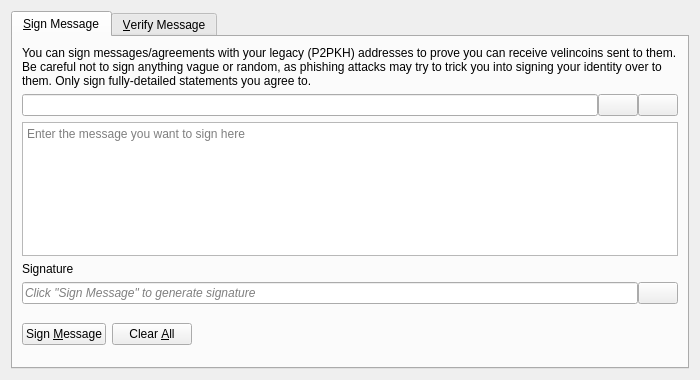
<?xml version="1.0" encoding="UTF-8"?>
<ui version="4.0">
 <class>SignVerifyMessageDialog</class>
 <widget class="QDialog" name="SignVerifyMessageDialog">
  <property name="geometry">
   <rect>
    <x>0</x>
    <y>0</y>
    <width>700</width>
    <height>380</height>
   </rect>
  </property>
  <property name="windowTitle">
   <string>Signatures - Sign / Verify a Message</string>
  </property>
  <property name="modal">
   <bool>true</bool>
  </property>
  <layout class="QVBoxLayout" name="verticalLayout">
   <item>
    <widget class="QTabWidget" name="tabWidget">
     <property name="currentIndex">
      <number>0</number>
     </property>
     <widget class="QWidget" name="tabSignMessage">
      <attribute name="title">
       <string>&amp;Sign Message</string>
      </attribute>
      <layout class="QVBoxLayout" name="verticalLayout_SM">
       <item>
        <widget class="QLabel" name="infoLabel_SM">
         <property name="text">
          <string>You can sign messages/agreements with your legacy (P2PKH) addresses to prove you can receive velincoins sent to them. Be careful not to sign anything vague or random, as phishing attacks may try to trick you into signing your identity over to them. Only sign fully-detailed statements you agree to.</string>
         </property>
         <property name="textFormat">
          <enum>Qt::PlainText</enum>
         </property>
         <property name="wordWrap">
          <bool>true</bool>
         </property>
        </widget>
       </item>
       <item>
        <layout class="QHBoxLayout" name="horizontalLayout_1_SM">
         <property name="spacing">
          <number>0</number>
         </property>
         <item>
          <widget class="QValidatedLineEdit" name="addressIn_SM">
           <property name="toolTip">
            <string>The Velincoin address to sign the message with</string>
           </property>
          </widget>
         </item>
         <item>
          <widget class="QPushButton" name="addressBookButton_SM">
           <property name="toolTip">
            <string>Choose previously used address</string>
           </property>
           <property name="text">
            <string/>
           </property>
           <property name="icon">
            <iconset resource="../bitcoin.qrc">
             <normaloff>:/icons/address-book</normaloff>:/icons/address-book</iconset>
           </property>
           <property name="shortcut">
            <string>Alt+A</string>
           </property>
           <property name="autoDefault">
            <bool>false</bool>
           </property>
          </widget>
         </item>
         <item>
          <widget class="QPushButton" name="pasteButton_SM">
           <property name="toolTip">
            <string>Paste address from clipboard</string>
           </property>
           <property name="text">
            <string/>
           </property>
           <property name="icon">
            <iconset resource="../bitcoin.qrc">
             <normaloff>:/icons/editpaste</normaloff>:/icons/editpaste</iconset>
           </property>
           <property name="shortcut">
            <string>Alt+P</string>
           </property>
           <property name="autoDefault">
            <bool>false</bool>
           </property>
          </widget>
         </item>
        </layout>
       </item>
       <item>
        <widget class="QPlainTextEdit" name="messageIn_SM">
         <property name="toolTip">
          <string>Enter the message you want to sign here</string>
         </property>
         <property name="placeholderText">
          <string>Enter the message you want to sign here</string>
         </property>
        </widget>
       </item>
       <item>
        <widget class="QLabel" name="signatureLabel_SM">
         <property name="text">
          <string>Signature</string>
         </property>
         <property name="textFormat">
          <enum>Qt::PlainText</enum>
         </property>
        </widget>
       </item>
       <item>
        <layout class="QHBoxLayout" name="horizontalLayout_2_SM">
         <property name="spacing">
          <number>0</number>
         </property>
         <item>
          <widget class="QLineEdit" name="signatureOut_SM">
           <property name="placeholderText">
            <string>Click "Sign Message" to generate signature</string>
           </property>
           <property name="font">
            <font>
             <italic>true</italic>
            </font>
           </property>
           <property name="readOnly">
            <bool>true</bool>
           </property>
          </widget>
         </item>
         <item>
          <widget class="QPushButton" name="copySignatureButton_SM">
           <property name="toolTip">
            <string>Copy the current signature to the clipboard</string>
           </property>
           <property name="text">
            <string/>
           </property>
           <property name="icon">
            <iconset resource="../bitcoin.qrc">
             <normaloff>:/icons/editcopy</normaloff>:/icons/editcopy</iconset>
           </property>
           <property name="autoDefault">
            <bool>false</bool>
           </property>
          </widget>
         </item>
        </layout>
       </item>
       <item>
        <layout class="QHBoxLayout" name="horizontalLayout_3_SM">
         <item>
          <widget class="QPushButton" name="signMessageButton_SM">
           <property name="toolTip">
            <string>Sign the message to prove you own this Velincoin address</string>
           </property>
           <property name="text">
            <string>Sign &amp;Message</string>
           </property>
           <property name="icon">
            <iconset resource="../bitcoin.qrc">
             <normaloff>:/icons/edit</normaloff>:/icons/edit</iconset>
           </property>
           <property name="autoDefault">
            <bool>false</bool>
           </property>
          </widget>
         </item>
         <item>
          <widget class="QPushButton" name="clearButton_SM">
           <property name="toolTip">
            <string>Reset all sign message fields</string>
           </property>
           <property name="text">
            <string>Clear &amp;All</string>
           </property>
           <property name="icon">
            <iconset resource="../bitcoin.qrc">
             <normaloff>:/icons/remove</normaloff>:/icons/remove</iconset>
           </property>
           <property name="autoDefault">
            <bool>false</bool>
           </property>
          </widget>
         </item>
         <item>
          <spacer name="horizontalSpacer_1_SM">
           <property name="orientation">
            <enum>Qt::Horizontal</enum>
           </property>
           <property name="sizeHint" stdset="0">
            <size>
             <width>40</width>
             <height>48</height>
            </size>
           </property>
          </spacer>
         </item>
         <item>
          <widget class="QLabel" name="statusLabel_SM">
           <property name="font">
            <font>
             <weight>75</weight>
             <bold>true</bold>
            </font>
           </property>
           <property name="text">
            <string/>
           </property>
           <property name="wordWrap">
            <bool>true</bool>
           </property>
          </widget>
         </item>
         <item>
          <spacer name="horizontalSpacer_2_SM">
           <property name="orientation">
            <enum>Qt::Horizontal</enum>
           </property>
           <property name="sizeHint" stdset="0">
            <size>
             <width>40</width>
             <height>48</height>
            </size>
           </property>
          </spacer>
         </item>
        </layout>
       </item>
      </layout>
     </widget>
     <widget class="QWidget" name="tabVerifyMessage">
      <attribute name="title">
       <string>&amp;Verify Message</string>
      </attribute>
      <layout class="QVBoxLayout" name="verticalLayout_VM">
       <item>
        <widget class="QLabel" name="infoLabel_VM">
         <property name="text">
          <string>Enter the receiver's address, message (ensure you copy line breaks, spaces, tabs, etc. exactly) and signature below to verify the message. Be careful not to read more into the signature than what is in the signed message itself, to avoid being tricked by a man-in-the-middle attack. Note that this only proves the signing party receives with the address, it cannot prove sendership of any transaction!</string>
         </property>
         <property name="textFormat">
          <enum>Qt::PlainText</enum>
         </property>
         <property name="alignment">
          <set>Qt::AlignLeading|Qt::AlignLeft|Qt::AlignTop</set>
         </property>
         <property name="wordWrap">
          <bool>true</bool>
         </property>
        </widget>
       </item>
       <item>
        <layout class="QHBoxLayout" name="horizontalLayout_1_VM">
         <property name="spacing">
          <number>0</number>
         </property>
         <item>
          <widget class="QValidatedLineEdit" name="addressIn_VM">
           <property name="toolTip">
            <string>The Velincoin address the message was signed with</string>
           </property>
          </widget>
         </item>
         <item>
          <widget class="QPushButton" name="addressBookButton_VM">
           <property name="toolTip">
            <string>Choose previously used address</string>
           </property>
           <property name="text">
            <string/>
           </property>
           <property name="icon">
            <iconset resource="../bitcoin.qrc">
             <normaloff>:/icons/address-book</normaloff>:/icons/address-book</iconset>
           </property>
           <property name="shortcut">
            <string>Alt+A</string>
           </property>
           <property name="autoDefault">
            <bool>false</bool>
           </property>
          </widget>
         </item>
        </layout>
       </item>
       <item>
        <widget class="QPlainTextEdit" name="messageIn_VM">
          <property name="toolTip">
            <string>The signed message to verify</string>
          </property>
          <property name="placeholderText">
            <string>The signed message to verify</string>
          </property>
        </widget>
       </item>
       <item>
        <widget class="QValidatedLineEdit" name="signatureIn_VM">
          <property name="toolTip">
            <string>The signature given when the message was signed</string>
          </property>
          <property name="placeholderText">
            <string>The signature given when the message was signed</string>
          </property>
        </widget>
       </item>
       <item>
        <layout class="QHBoxLayout" name="horizontalLayout_2_VM">
         <item>
          <widget class="QPushButton" name="verifyMessageButton_VM">
           <property name="toolTip">
            <string>Verify the message to ensure it was signed with the specified Velincoin address</string>
           </property>
           <property name="text">
            <string>Verify &amp;Message</string>
           </property>
           <property name="icon">
            <iconset resource="../bitcoin.qrc">
             <normaloff>:/icons/transaction_0</normaloff>:/icons/transaction_0</iconset>
           </property>
           <property name="autoDefault">
            <bool>false</bool>
           </property>
          </widget>
         </item>
         <item>
          <widget class="QPushButton" name="clearButton_VM">
           <property name="toolTip">
            <string>Reset all verify message fields</string>
           </property>
           <property name="text">
            <string>Clear &amp;All</string>
           </property>
           <property name="icon">
            <iconset resource="../bitcoin.qrc">
             <normaloff>:/icons/remove</normaloff>:/icons/remove</iconset>
           </property>
           <property name="autoDefault">
            <bool>false</bool>
           </property>
          </widget>
         </item>
         <item>
          <spacer name="horizontalSpacer_1_VM">
           <property name="orientation">
            <enum>Qt::Horizontal</enum>
           </property>
           <property name="sizeHint" stdset="0">
            <size>
             <width>40</width>
             <height>48</height>
            </size>
           </property>
          </spacer>
         </item>
         <item>
          <widget class="QLabel" name="statusLabel_VM">
           <property name="font">
            <font>
             <weight>75</weight>
             <bold>true</bold>
            </font>
           </property>
           <property name="text">
            <string/>
           </property>
           <property name="wordWrap">
            <bool>true</bool>
           </property>
          </widget>
         </item>
         <item>
          <spacer name="horizontalSpacer_2_VM">
           <property name="orientation">
            <enum>Qt::Horizontal</enum>
           </property>
           <property name="sizeHint" stdset="0">
            <size>
             <width>40</width>
             <height>48</height>
            </size>
           </property>
          </spacer>
         </item>
        </layout>
       </item>
      </layout>
     </widget>
    </widget>
   </item>
  </layout>
 </widget>
 <customwidgets>
  <customwidget>
   <class>QValidatedLineEdit</class>
   <extends>QLineEdit</extends>
   <header>qt/qvalidatedlineedit.h</header>
  </customwidget>
 </customwidgets>
 <resources>
  <include location="../bitcoin.qrc"/>
 </resources>
 <connections/>
</ui>
